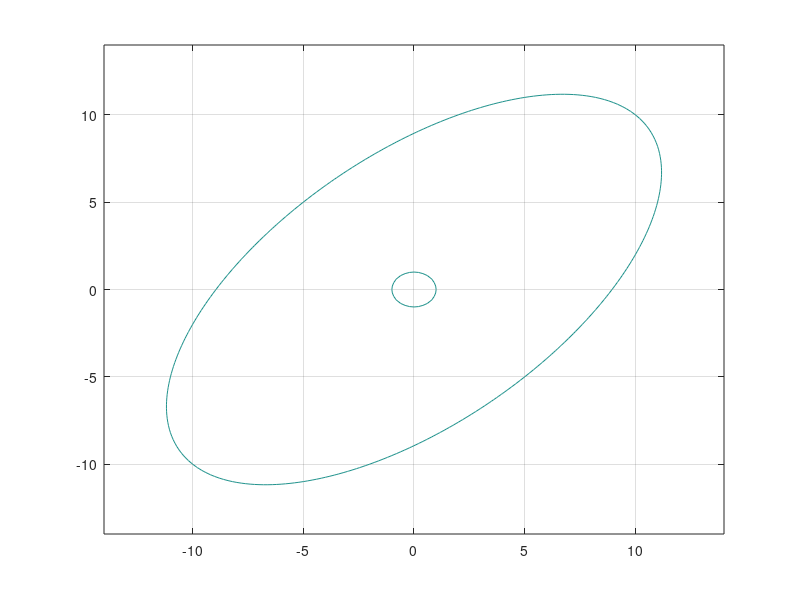

This chart was generated by the following MATLAB code:
% stuff for question 1.
A = [-2 11
    -10 5] 
% A = rand(2,2).*10
[U,S,V]=svd(A)
A*A'
[X_AAt,L_AAt] = eig(A'*A)


US=U*S
norm(A,1)
norm(A,2)
norm(A,inf)
norm(A,'fro')
inv(A)
V*inv(S)*U'
[X,L]=eig(A)
det(A)
pi*S(1,1).*S(2,2)


% Draw oval and ellipse
% f(x,y) = x^2+y^2
[x y] = meshgrid ( -14:0.2:14, -14:0.2:14 );
z = x.^2 + y.^2 - 1;
theta = atan(U(1,1)/U(1,2))*ones(size(x));
w = (1/S(1,1)^2)*((x.^2+y.^2).^(1/2).*cos(atan(y./x) - theta)).^2 + (1/S(2,2)^2)*((x.^2+y.^2).^(1/2).*sin(atan(y./x) - theta)).^2 - 1;
u1 = y-x*(U(1,1)/U(1,2));
u2 = y-x*(U(2,1)/U(2,2));
axis equal;
axis square;
contour ( x, y, z, [0 0])
hold
contour ( x, y, w, [0 0])
hold
grid
hold
% contour ( x, y, u2, [0 0] )
% hold

% stuff for question 2.
T=[zeros(2) A'
    A zeros(2)]
U
S
V
[Xt,Lt]=eig(T)

eps

